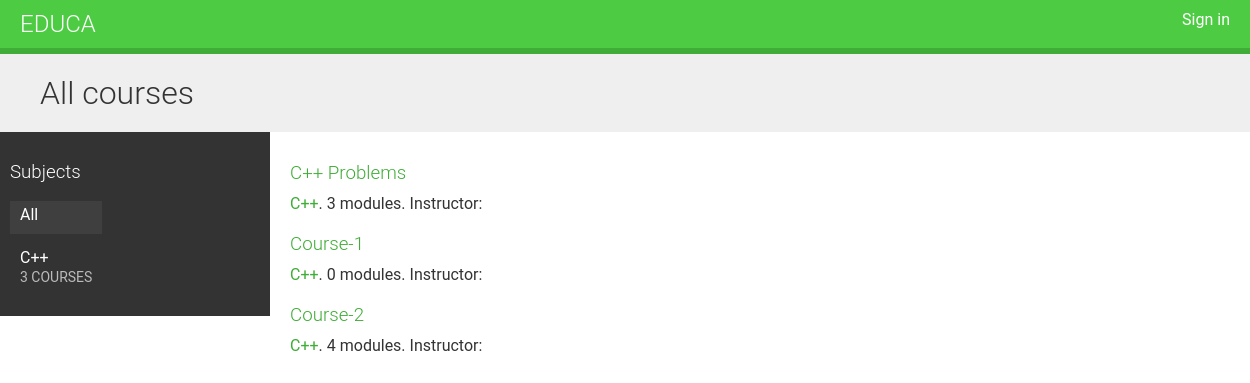
The app's page /, older data.
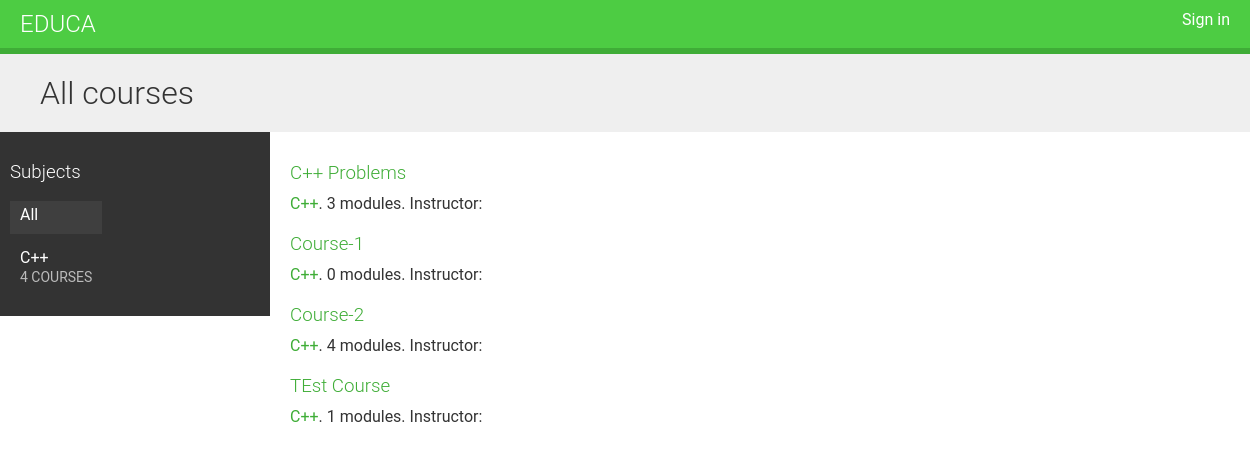
The same page, newer data.
### courses/models.py (models this page shows, shortened)
class Subject(models.Model):
	title = models.CharField(max_length=250)
	slug = models.SlugField(max_length=500, unique=True)
	class Meta:
		ordering = ['title']
	def __str__(self):
		return self.title

class Course(models.Model):
	owner = models.ForeignKey(User, related_name='courses_created', on_delete=models.CASCADE)
	subject = models.ForeignKey(Subject, related_name='courses', on_delete=models.CASCADE)
	title = models.CharField(max_length=250)
	slug = models.SlugField(max_length=500, unique=True)
	overview = models.TextField()
	created = models.DateTimeField(auto_now_add=True)
	students = models.ManyToManyField(User, related_name='courses_joined', blank=True)
	class Meta:
		ordering = ['-created']

### courses/views.py (the view)
# urls.py: path('', CourseListView.as_view(), name='course_list'),
class CourseListView(TemplateResponseMixin, View):
	model = Course
	template_name = 'courses/course/list.html'
	def get(self, request, subject=None):
		subjects = Subject.objects.annotate(total_courses=Count('courses'))
		courses = Course.objects.annotate(total_modules=Count('modules'))
		if subject:
			subject = get_object_or_404(Subject, slug=subject)
			courses = courses.filter(subject=subject)
		return self.render_to_response({'subjects': subjects, 'subject': subject, 'courses': courses})

### templates/courses/course/list.html (shortened to what this page needs)
{% extends "base.html" %}
{% block content %}
<h1>
    {% if subject %}
        {{ subject.title }} courses
    {% else %}
        All courses
    {% endif %}
</h1>
<div class="contents">
    <h3>Subjects</h3>
    <ul id="modules">
        <li {% if not subject %}class="selected"{% endif %}>
            <a href="{% url "course_list" %}">All</a>
        </li>
        {% for s in subjects %}
            <li {% if subject == s %}class="selected"{% endif %}>
                <a href="{% url "course_list_subject" s.slug %}">
                    {{ s.title }}
                    <br><span>{{ s.total_courses }} courses</span>
                </a>
            </li>
        {% endfor %}
    </ul>
</div>
<div class="module">
    {% for course in courses %}
        {% with subject=course.subject %}
            <h3><a href="{% url "course_detail" course.slug %}">{{ course.title }}</a></h3>
            <p>
                <a href="{% url "course_list_subject" subject.slug %}">{{ subject }}</a>.
                {{ course.total_modules }} modules.
                Instructor: {{ course.owner.get_full_name }}
            </p>
        {% endwith %}
    {% endfor %}
</div>
{% endblock %}

Row changes from the older to the newer data that the page shows:
computed for Subject: total_courses "3" → "4"
added Course: title "TEst Course", subject "C++", total_modules "1"
